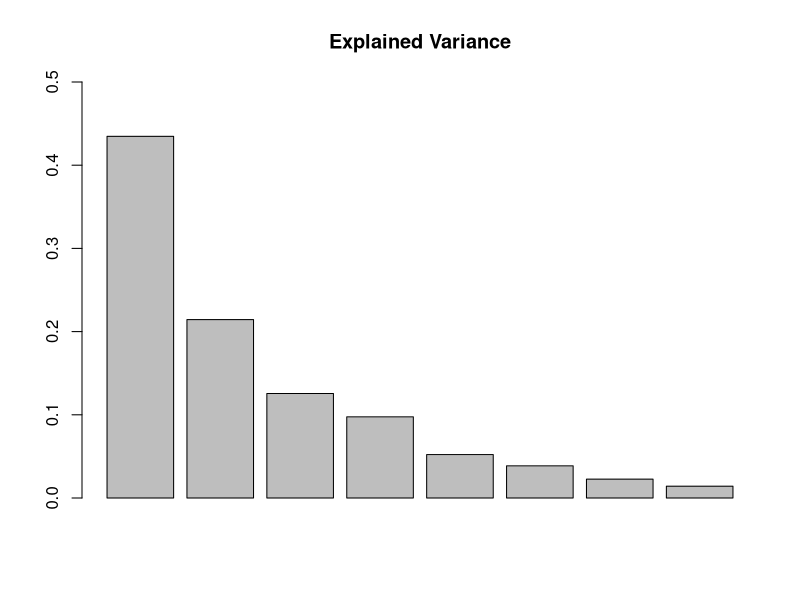
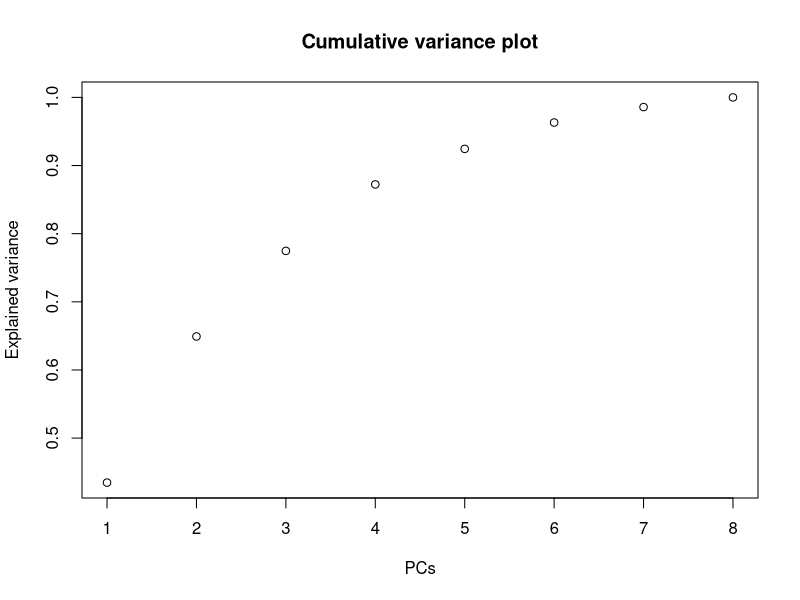
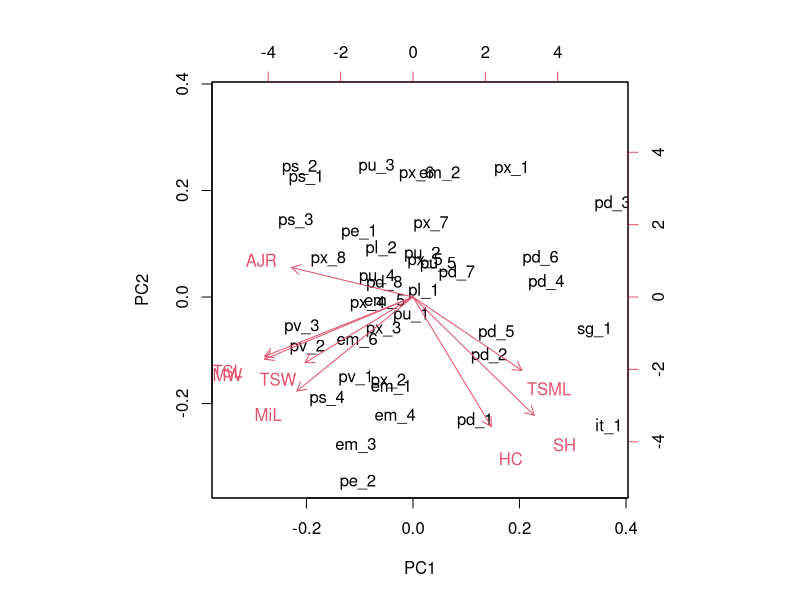
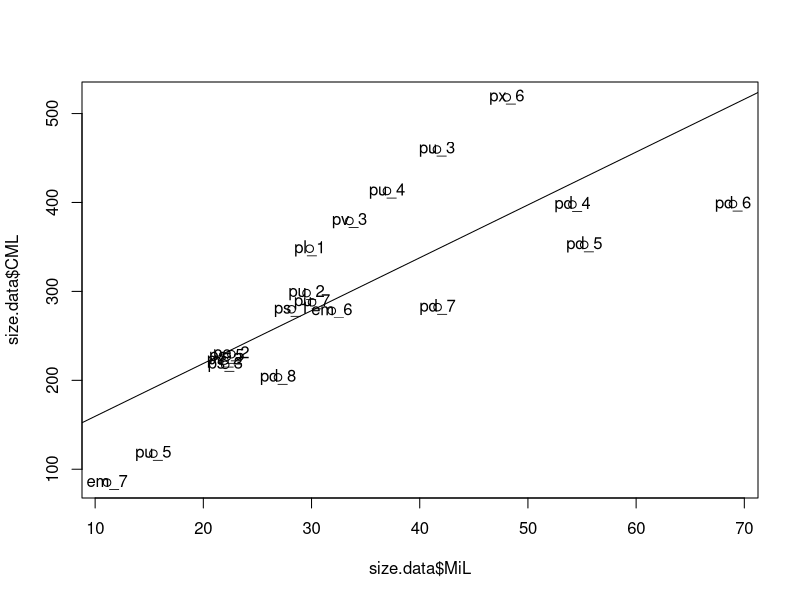
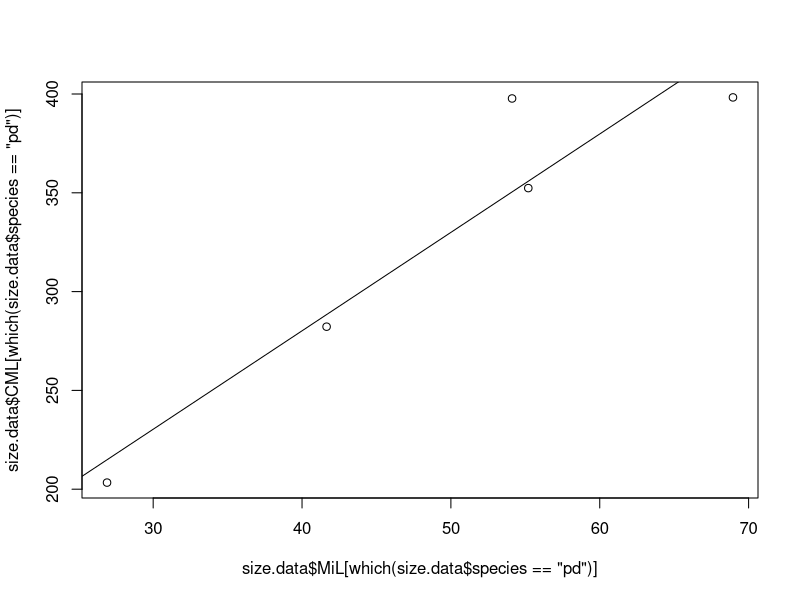
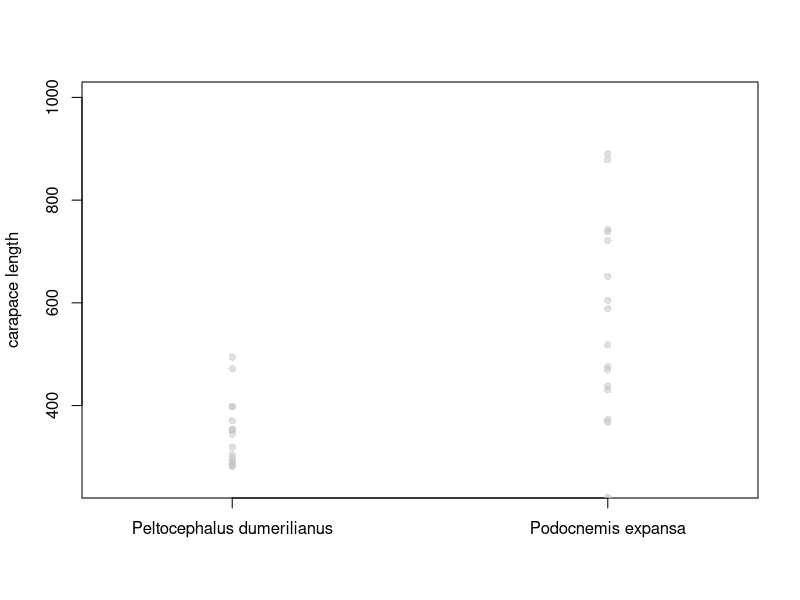
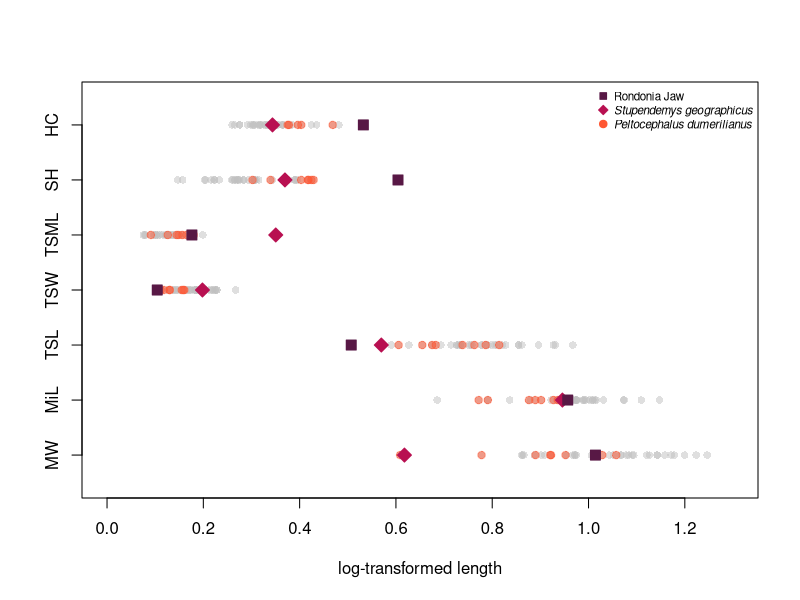
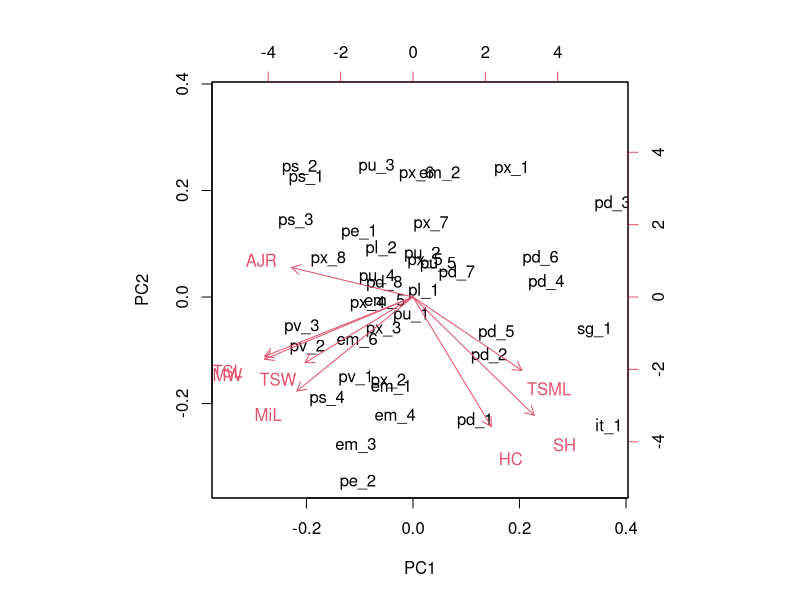

Write R code to recreate these figures, in order.
################################################################################
# This script was used for the PC analyses of Ferreira et al. (2021)
# 


getwd()

# load raw data
raw.data = read.csv("rawdata.csv", header = T, sep = ",")

# load unitless linear measurements dataset
morpho.data = read.csv("morphospace.csv", header = T, row.names = 1, sep = ",")

# log-transform data
log.morpho.data = morpho.data
for (i  in 3:10){
  log.morpho.data[, i] = log(log.morpho.data[, i])
}

# scatterplots of each variable
dev.new(width = 4, height = 6)

pdf("results/variable_plot.pdf", width = 6, height = 6)
plot(x = morpho.data$SH, y = rep(1, length(morpho.data$SH)), ylim = c(0.5, 7.5), 
     xlim = c(0, 1.3), type = "n", xlab = "log-transformed length", ylab = "",
     yaxt = "n")

axis(2, labels = c("MW","MiL", "TSL", "TSW", "TSML", "SH", "HC"), 
     at = c(1, 2, 3, 4, 5, 6, 7))

# add MW
# all points in gray
points(x = morpho.data$MW, y = rep(1, length(morpho.data$MW)), pch = 16, 
       col = rgb(192/255, 192/255, 192/255, alpha = 0.5))
# Peltocephalus dumerilianus
points(x = morpho.data$MW[which(morpho.data$species == "pd")], 
       y = rep(1, length(morpho.data$species[which(morpho.data$species == "pd")])),
       pch = 21, col = rgb(255/255, 87/255, 51/255, 0.5), bg = rgb(255/255, 87/255, 
       51/255, 0.5))
# Stupendemys
points(x = morpho.data$MW[which(morpho.data$species == "sg")], 
       y = rep(1, length(morpho.data$species[which(morpho.data$species == "sg")])),
       pch = 23, col = rgb(184/255, 16/255, 81/255), bg = rgb(184/255, 16/255, 
       81/255), cex = 1.5)
# Rondonia
points(x = morpho.data$MW[which(morpho.data$species == "it")], 
       y = rep(1, length(morpho.data$species[which(morpho.data$species == "it")])),
       pch = 22, col = rgb(88/255, 24/255, 69/255), bg = rgb(88/255, 24/255, 
       69/255), cex = 1.5)

# add MiL
points(x = morpho.data$MiL, y = rep(2, length(morpho.data$MiL)), pch = 16, 
       col = rgb(192/255, 192/255, 192/255, alpha = 0.5))
points(x = morpho.data$MiL[which(morpho.data$species == "pd")], 
       y = rep(2, length(morpho.data$species[which(morpho.data$species == "pd")])),
       pch = 21, col = rgb(255/255, 87/255, 51/255, 0.5), bg = rgb(255/255, 87/255, 
                                                                   51/255, 0.5))
# Stupendemys
points(x = morpho.data$MiL[which(morpho.data$species == "sg")], 
       y = rep(2, length(morpho.data$species[which(morpho.data$species == "sg")])),
       pch = 23, col = rgb(184/255, 16/255, 81/255), bg = rgb(184/255, 16/255, 
                                                              81/255), cex = 1.5)
# Rondonia
points(x = morpho.data$MiL[which(morpho.data$species == "it")], 
       y = rep(2, length(morpho.data$species[which(morpho.data$species == "it")])),
       pch = 22, col = rgb(88/255, 24/255, 69/255), bg = rgb(88/255, 24/255, 
                                                             69/255), cex = 1.5)

# add TSL
points(x = morpho.data$TSL, y = rep(3, length(morpho.data$TSL)), pch = 16, 
       col = rgb(192/255, 192/255, 192/255, alpha = 0.5))
points(x = morpho.data$TSL[which(morpho.data$species == "pd")], 
       y = rep(3, length(morpho.data$species[which(morpho.data$species == "pd")])),
       pch = 21, col = rgb(255/255, 87/255, 51/255, 0.5), bg = rgb(255/255, 87/255, 
                                                                   51/255, 0.5))
# Stupendemys
points(x = morpho.data$TSL[which(morpho.data$species == "sg")], 
       y = rep(3, length(morpho.data$species[which(morpho.data$species == "sg")])),
       pch = 23, col = rgb(184/255, 16/255, 81/255), bg = rgb(184/255, 16/255, 
                                                              81/255), cex = 1.5)
# Rondonia
points(x = morpho.data$TSL[which(morpho.data$species == "it")], 
       y = rep(3, length(morpho.data$species[which(morpho.data$species == "it")])),
       pch = 22, col = rgb(88/255, 24/255, 69/255), bg = rgb(88/255, 24/255, 
                                                             69/255), cex = 1.5)

# add TSW
points(x = morpho.data$TSW, y = rep(4, length(morpho.data$TSW)), pch = 16, 
       col = rgb(192/255, 192/255, 192/255, alpha = 0.5))
points(x = morpho.data$TSW[which(morpho.data$species == "pd")], 
       y = rep(4, length(morpho.data$species[which(morpho.data$species == "pd")])),
       pch = 21, col = rgb(255/255, 87/255, 51/255, 0.5), bg = rgb(255/255, 87/255, 
                                                                   51/255, 0.5))
# Stupendemys
points(x = morpho.data$TSW[which(morpho.data$species == "sg")], 
       y = rep(4, length(morpho.data$species[which(morpho.data$species == "sg")])),
       pch = 23, col = rgb(184/255, 16/255, 81/255), bg = rgb(184/255, 16/255, 
                                                              81/255), cex = 1.5)
# Rondonia
points(x = morpho.data$TSW[which(morpho.data$species == "it")], 
       y = rep(4, length(morpho.data$species[which(morpho.data$species == "it")])),
       pch = 22, col = rgb(88/255, 24/255, 69/255), bg = rgb(88/255, 24/255, 
                                                             69/255), cex = 1.5)

# add TSML
points(x = morpho.data$TSML, y = rep(5, length(morpho.data$TSML)), pch = 16, 
       col = rgb(192/255, 192/255, 192/255, alpha = 0.5))
points(x = morpho.data$TSML[which(morpho.data$species == "pd")], 
       y = rep(5, length(morpho.data$species[which(morpho.data$species == "pd")])),
       pch = 21, col = rgb(255/255, 87/255, 51/255, 0.5), bg = rgb(255/255, 87/255, 
                                                                   51/255, 0.5))
# Stupendemys
points(x = morpho.data$TSML[which(morpho.data$species == "sg")], 
       y = rep(5, length(morpho.data$species[which(morpho.data$species == "sg")])),
       pch = 23, col = rgb(184/255, 16/255, 81/255), bg = rgb(184/255, 16/255, 
                                                              81/255), cex = 1.5)
# Rondonia
points(x = morpho.data$TSML[which(morpho.data$species == "it")], 
       y = rep(5, length(morpho.data$species[which(morpho.data$species == "it")])),
       pch = 22, col = rgb(88/255, 24/255, 69/255), bg = rgb(88/255, 24/255, 
                                                             69/255), cex = 1.5)

# add SH
points(x = morpho.data$SH, y = rep(6, length(morpho.data$SH)), pch = 16, 
       col = rgb(192/255, 192/255, 192/255, alpha = 0.5))
points(x = morpho.data$SH[which(morpho.data$species == "pd")], 
       y = rep(6, length(morpho.data$species[which(morpho.data$species == "pd")])),
       pch = 21, col = rgb(255/255, 87/255, 51/255, 0.5), bg = rgb(255/255, 87/255, 
                                                                   51/255, 0.5))
# Stupendemys
points(x = morpho.data$SH[which(morpho.data$species == "sg")], 
       y = rep(6, length(morpho.data$species[which(morpho.data$species == "sg")])),
       pch = 23, col = rgb(184/255, 16/255, 81/255), bg = rgb(184/255, 16/255, 
                                                              81/255), cex = 1.5)
# Rondonia
points(x = morpho.data$SH[which(morpho.data$species == "it")], 
       y = rep(6, length(morpho.data$species[which(morpho.data$species == "it")])),
       pch = 22, col = rgb(88/255, 24/255, 69/255), bg = rgb(88/255, 24/255, 
                                                             69/255), cex = 1.5)

# add HC
points(x = morpho.data$HC, y = rep(7, length(morpho.data$HC)), pch = 16, 
       col = rgb(192/255, 192/255, 192/255, alpha = 0.5))
points(x = morpho.data$HC[which(morpho.data$species == "pd")], 
       y = rep(7, length(morpho.data$species[which(morpho.data$species == "pd")])),
       pch = 21, col = rgb(255/255, 87/255, 51/255, 0.5), bg = rgb(255/255, 87/255, 
                                                                   51/255, 0.5))
# Stupendemys
points(x = morpho.data$HC[which(morpho.data$species == "sg")], 
       y = rep(7, length(morpho.data$species[which(morpho.data$species == "sg")])),
       pch = 23, col = rgb(184/255, 16/255, 81/255), bg = rgb(184/255, 16/255, 
                                                              81/255), cex = 1.5)
# Rondonia
points(x = morpho.data$HC[which(morpho.data$species == "it")], 
       y = rep(7, length(morpho.data$species[which(morpho.data$species == "it")])),
       pch = 22, col = rgb(88/255, 24/255, 69/255), bg = rgb(88/255, 24/255, 
                                                             69/255), cex = 1.5)

legend(x = "topright", legend = c("Rondonia Jaw", "Stupendemys geographicus",
                                  "Peltocephalus dumerilianus"), 
       cex = 0.7, bty = "n", pch = c(22, 23, 21), 
       pt.cex = 1, col = c("#581845", "#b81051", "#FF5733"), pt.bg = c("#581845", 
        "#b81051", "#FF5733"), text.font = c(1, rep(3, 2)))


dev.off()

# PCA
pca.res = prcomp(log.morpho.data[, 3:10], center = T, scale = T)
summary(pca.res)

var = pca.res$sdev^2/sum(pca.res$sdev^2)
barplot(var[1:8], main = "Explained Variance", axisnames = T, ylim = c(0, 0.5))
var = as.matrix(var)
rownames(var) = colnames(pca.res$rotation)

cumvar = cumsum(pca.res$sdev^2/sum(pca.res$sdev^2))
plot(cumvar[0:8], xlab = "PCs", ylab = "Explained variance", 
     main = "Cumulative variance plot")

# check loadings
biplot(pca.res)

# export to pdf
pdf("results/morphospace_biplot.pdf", height = 6, width = 8)
biplot(pca.res)
dev.off()

###############################
# Morphospace plot

# create hulls
tab = matrix(c(pca.res$x[, 1], pca.res$x[, 2]), ncol = 2)

tab.em = tab[(which(log.morpho.data$species == "em")), ]
tab.pd = tab[(which(log.morpho.data$species == "pd")), ]
tab.pe = tab[(which(log.morpho.data$species == "pe")), ]
tab.pl = tab[(which(log.morpho.data$species == "pl")), ]
tab.pu = tab[(which(log.morpho.data$species == "pu")), ]
tab.ps = tab[(which(log.morpho.data$species == "ps")), ]
tab.pv = tab[(which(log.morpho.data$species == "pv")), ]
tab.px = tab[(which(log.morpho.data$species == "px")), ]

ch.em = chull(tab.em)
ch.pd = chull(tab.pd)
ch.pe = chull(tab.pe)
ch.pl = chull(tab.pl)
ch.pu = chull(tab.pu)
ch.ps = chull(tab.ps)
ch.pv = chull(tab.pv)
ch.px = chull(tab.px)

# plot PC1 x PC2 without points
pdf("results/morphospace_jaws.pdf", height = 6, width = 8)

plot(pca.res$x[, 1], pca.res$x[, 2], cex = 0, ylim = c(-2.2, 4), xlab = "PC1 (43.5%)",
     ylab = "PC2 (21.4%)")

#plot hulls
polygon(tab.px[ch.px, ], border = NA, col = rgb(63/255, 95/255, 5/255, 0.3), 
        lwd = 1)
polygon(tab.em[ch.em, ], border = NA, col = rgb(178/255, 84/255, 64/255, 0.3), 
        lwd = 1)
polygon(tab.pd[ch.pd, ], border = NA, col = rgb(255/255, 87/255, 51/255, 0.3), 
        lwd = 1)
polygon(tab.pu[ch.pu, ], border = NA, col = rgb(166/255, 203/255, 99/255, 0.3), 
        lwd = 1)
polygon(tab.ps[ch.ps, ], border = NA, col = rgb(133/255, 172/255, 63/255, 0.3), 
        lwd = 1)
polygon(tab.pv[ch.pv, ], border = NA, col = rgb(102/255, 144/255, 26/255, 0.3), 
        lwd = 1)

# plot points
points(pca.res$x[, 2][which(log.morpho.data$species == "pd")] ~ pca.res$x[, 1]
       [which(log.morpho.data$species == "pd")], pch = 22, col = "#FF5733", 
       bg = "#FF5733")
points(pca.res$x[, 2][which(log.morpho.data$species == "em")] ~ pca.res$x[, 1]
       [which(log.morpho.data$species == "em")], pch = 23, col = "#B25440", 
       bg = "#B25440")
points(pca.res$x[, 2][which(log.morpho.data$species == "pe")] ~ pca.res$x[, 1]
       [which(log.morpho.data$species == "pe")], pch = 21, col = "#c4d8a0", 
       bg = "#c4d8a0")
points(pca.res$x[, 2][which(log.morpho.data$species == "pl")] ~ pca.res$x[, 1]
       [which(log.morpho.data$species == "pl")], pch = 21, col = "#c1e383", 
       bg = "#c1e383")
points(pca.res$x[, 2][which(log.morpho.data$species == "pu")] ~ pca.res$x[, 1]
       [which(log.morpho.data$species == "pu")], pch = 21, col = "#a6cb63", 
       bg = "#a6cb63")
points(pca.res$x[, 2][which(log.morpho.data$species == "ps")] ~ pca.res$x[, 1]
       [which(log.morpho.data$species == "ps")], pch = 21, col = "#85ac3f", 
       bg = "#85ac3f")
points(pca.res$x[, 2][which(log.morpho.data$species == "pv")] ~ pca.res$x[, 1]
       [which(log.morpho.data$species == "pv")], pch = 21, col = "#66901a", 
       bg = "#66901a")
points(pca.res$x[, 2][which(log.morpho.data$species == "px")] ~ pca.res$x[, 1]
       [which(log.morpho.data$species == "px")], pch = 21, col = "#3f5f05", 
       bg = "#3f5f05")

points(pca.res$x[, 2][which(log.morpho.data$species == "it")] ~ pca.res$x[, 1]
       [which(log.morpho.data$species == "it")], pch = 25, col = "#581845", 
       bg = "#581845", cex = 1.5)
points(pca.res$x[, 2][which(log.morpho.data$species == "sg")] ~ pca.res$x[, 1]
       [which(log.morpho.data$species == "sg")], pch = 25, col = "#b81051", 
       bg = "#b81051", cex = 1.5)

legend(x = "topright", legend = c("Rondonia Jaw", "Stupendemys geographicus",
        "Erymnochelys madagascariensis", "Peltocephalus dumerilianus", 
        "Podocnemis erythrocephala", "Podocnemis expansa", "Podocnemis lewiana",
        "Podocnemis sextuberculata", "Podocnemis unifilis", "Podocnemis vogli"), 
       cex = 0.7, bty = "n", pch = c(25, 25, 23, 22, 21, 21, 21, 21, 21, 21), 
       pt.cex = 1, col = c("#581845", "#b81051", "#B25440", "#FF5733", "#c4d8a0",
        "#3f5f05", "#c1e383", "#85ac3f", "#a6cb63", "#66901a"), pt.bg = c("#581845",
        "#b81051", "#B25440", "#FF5733", "#c4d8a0", "#3f5f05", "#c1e383", 
        "#85ac3f", "#a6cb63", "#66901a"), ncol = 2, text.font = c(1, rep(3, 9)))


dev.off()

# check data points labels
#text(pca.res$x[, 2] ~ pca.res$x[, 1], labels = rownames(pca.res$x))

# size estimation
size.data = read.csv("size_estimation.csv", header = T, row.names = 1, sep = ",")
reg.size = lm(size.data$CML~size.data$MiL)
summary(reg.size)

plot(size.data$CML~size.data$MiL)
abline(reg.size)
text(size.data$CML~size.data$MiL, labels = rownames(size.data))


# size estimation based on Peltocephalus alone
reg.size.pd = lm(size.data$CML[which(size.data$species == "pd")]
                 ~size.data$MiL[which(size.data$species == "pd")])

summary(reg.size.pd)
plot(size.data$CML[which(size.data$species == "pd")]
     ~size.data$MiL[which(size.data$species == "pd")])
abline(reg.size.pd)


# carapace length plots
carapace = read.csv("carapace.csv", header = T, sep = ",")

plot(y = carapace$CML, x = rep(1, length(carapace$Taxon)), xlim = c(0.5, 2), 
     ylim = c(250, 1000), type = "n", ylab = "carapace length", xlab = "",
     xaxt = "n")

axis(1, labels = c("Peltocephalus dumerilianus","Podocnemis expansa"), 
                   at = c(0.8, 1.7))
points(y = carapace$CML[which(carapace$species == "pd")], pch = 16, 
       col = rgb(192/255, 192/255, 192/255, alpha = 0.5), 
       x = rep(0.8, length(carapace$species[which(carapace$species == "pd")])))

points(y = carapace$CML[which(carapace$species == "pe")], pch = 16, 
       col = rgb(192/255, 192/255, 192/255, alpha = 0.5), 
       x = rep(1.7, length(carapace$species[which(carapace$species == "pe")])))



save.image("giantpodc.RData")
